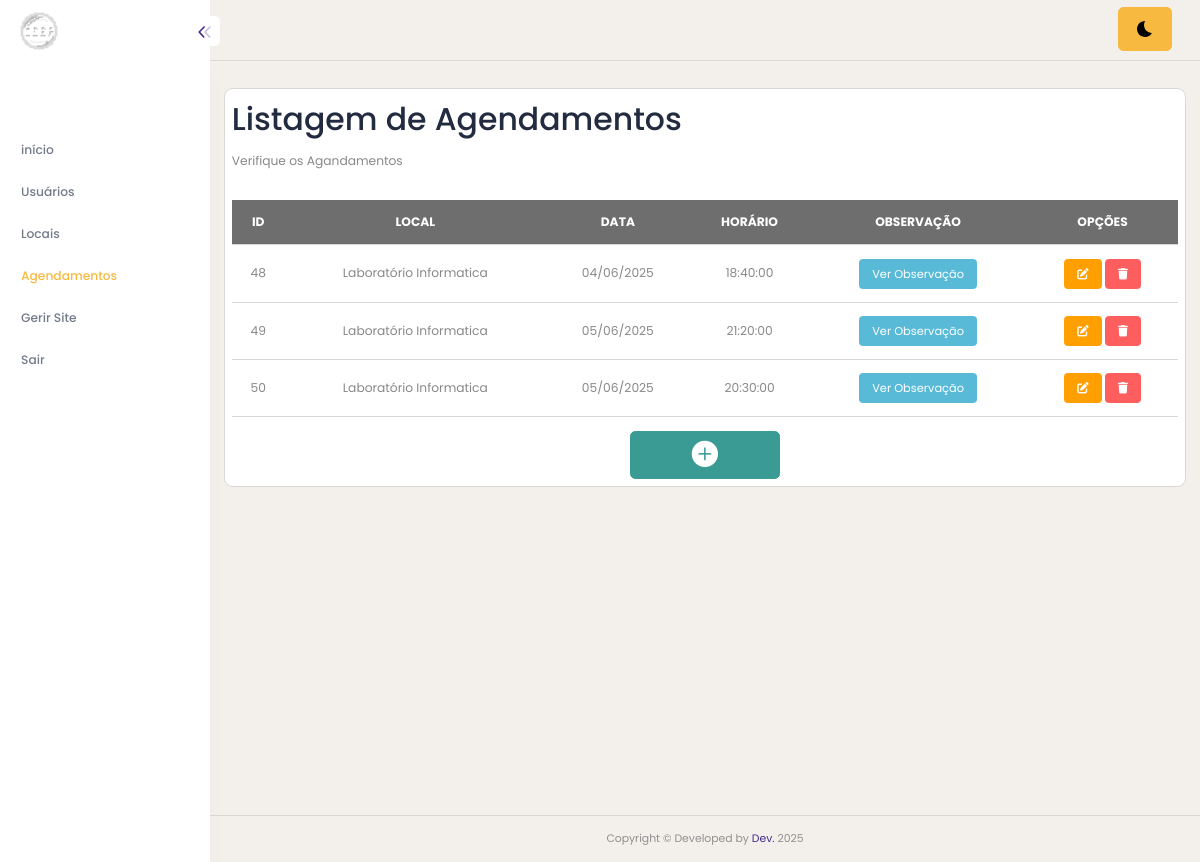
/agendas-pesquisar.php (signed in), run on an earlier commit of the app's database.
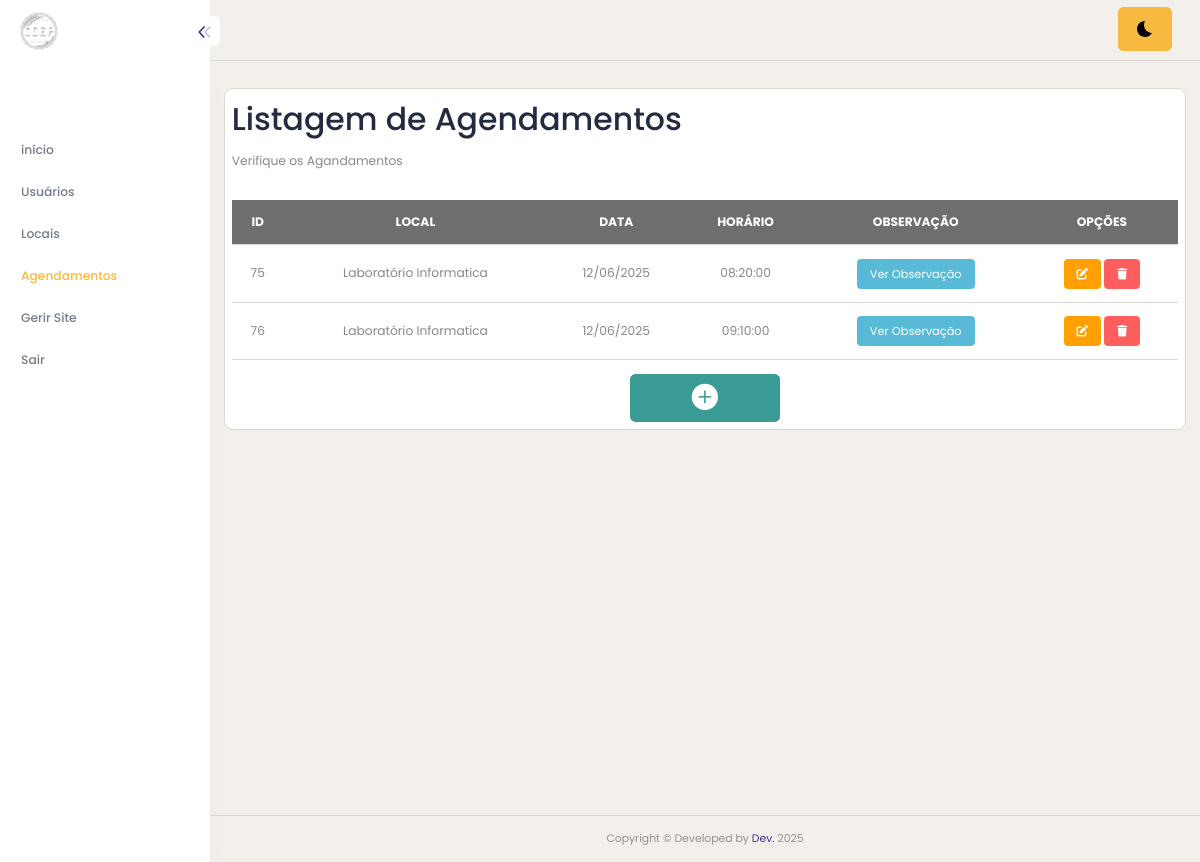
And on a later commit of the database.
### tables this page shows
CREATE TABLE `agendas` (
  `id` int(11) NOT NULL,
  `usuario_id` int(11) DEFAULT NULL,
  `local_id` int(11) DEFAULT NULL,
  `data` date DEFAULT NULL,
  `arquivo` text DEFAULT NULL,
  `observacao` text DEFAULT NULL,
  `horario` time DEFAULT NULL,
  `horariofin` time NOT NULL
);

CREATE TABLE `locais` (
  `id` int(11) NOT NULL,
  `nome` varchar(100) DEFAULT NULL,
  `status` tinyint(1) DEFAULT NULL,
  `cor` varchar(10) NOT NULL
);

### agendas-pesquisar.php (the view, shortened to what this page needs)
<!DOCTYPE html>
<html lang="pt-BR">
<head>
    <?php include("app-header.php"); ?>
</head>
<body>
    <?php include("app-lateral.php"); ?>
    <div class="content-body" style="min-height: 899px;">
        <div class="container-fluid">
            <div class="row">
                <div class="card p-2">
                    <h1>Listagem de Agendamentos</h1>
                    <p>Verifique os Agandamentos</p>
                    <div class="table-responsive mt-3">
                        <table class="table" id="tabela">
                            <tr class="table-dark text-center">
                                <th>ID</th>
                                <th>LOCAL</th>
                                <th>DATA</th>
                                <th>HORÁRIO</th>
                                <th>OBSERVAÇÃO</th>
                                <th>OPÇÕES</th>
                            </tr>
                            <?php
                            $sql = $conn->prepare("
                     select agendas.*, locais.nome as local
                     from agendas
                     LEFT JOIN locais ON locais.id = agendas.local_id
                            ");
                            $sql->execute();
                            while ($dados = $sql->fetch()) {
                            ?>
                                <tr class="text-center">
                                    <td><?php echo $dados['id']; ?></td>
                                    <td><?php echo $dados['local']; ?></td>
                                    <td><?php
                                        $data = new DateTime($dados['data']);
                                        echo $data->format('d/m/Y'); ?>
                                    </td>
                                    <td><?php
                                        $horario = new DateTime($dados['horario']);
                                        echo $horario->format('H:i:s'); ?>
                                    </td>
                                    <td>
                                        <button class="btn btn-info btn-sm"
                                            onclick="mostrarObs('<?php echo htmlspecialchars(addslashes($dados['observacao'])); ?>')">
                                            Ver Observação
                                        </button>
                                    </td>
                                    <td class="text-center">
                                        <a href="agendas-cadastro.php?id=<?php echo $dados['id']; ?>" class="btn btn-warning btn-sm"><i class="fa-solid fa-pen-to-square"></i></a>
                                        <a href="agendas-deletar.php?id=<?php echo $dados['id']; ?>" class="btn btn-danger btn-sm"><i class="fa-solid fa-trash"></i></a>
                                    </td>
                                </tr>
                            <?php } ?>
                        </table>
                    </div>
                    <div class="row">
                        <div class="text-center">
                            <a href="agendas-cadastro.php" class="btn btn-success" style="width: 150px;"><i class="bi bi-plus-circle-fill fs-2"></i></a>
                        </div>
                    </div>
                </div>
            </div>
        </div>
    </div>
    <?php include("app-footer.php"); ?>
</body>
</html>

### app-header.php (shortened to what this page needs)
<link class="main-css" href="css/style.css" rel="stylesheet">

### app-lateral.php (shortened to what this page needs)
<div id="main-wrapper">
	<div class="nav-header">
		<a href="index.php" class="brand-logo">
		</a>
		<div class="nav-control">
			<div class="hanburger">
				<span class="line">
				</span>
			</div>
		</div>
	</div>
	<div class="header">
		<div class="offset-11 text-end btn btn-secondary mt-2">
			<a class="nav-link bell dz-theme-mode " href="javascript:void(0);">
			</a>
		</div>
	</div>
	<div class="deznav">
		<div class="deznav-scroll">
			<ul class="metismenu" id="menu">
				<li>
					<h4 style="color: white;" class="text-center nav-text">SISTEMA DE <br> AGENDAMENTOS</h4>
				</li>
				<li>
					<a href="index.php" aria-expanded="false">
						<span class="nav-text">início</span>
					</a>
				</li>
				<li>
					<a href="usuarios-pesquisar.php" aria-expanded="false">
						<span class="nav-text">Usuários</span>
					</a>
				</li>
				<li>
					<a href="locais-pesquisar.php" class="" aria-expanded="false">
						<span class="nav-text">Locais</span>
					</a>
				</li>
				<li>
					<a href="agendas-pesquisar.php" class="" aria-expanded="false">
						<span class="nav-text">Agendamentos</span>
					</a>
				</li>
				<li>
					<a href="gerir-site.php" class="" aria-expanded="false">
						<span class="nav-text">Gerir Site</span>
					</a>
				</li>
				<li>
					<a href="sair.php" aria-expanded="false">
						<span class="nav-text">Sair</span>
					</a>
				</li>
			</ul>
		</div>
	</div>

### app-footer.php
<div class="footer out-footer">
	<div class="copyright">
		<p>Copyright © Developed by <a href="https://dexignzone.com/" target="_blank">Dev.</a> <span class="current-year">2024</span></p>
	</div>
</div>
</div>

What changed in the data, as far as the page shows it:
removed agendas: id "48", local.nome "Laboratório Informatica", data "04/06/2025", horario "18:40:00"
removed agendas: id "49", local.nome "Laboratório Informatica", data "05/06/2025", horario "21:20:00"
removed agendas: id "50", local.nome "Laboratório Informatica", data "05/06/2025", horario "20:30:00"
added agendas: id "75", local.nome "Laboratório Informatica", data "12/06/2025", horario "08:20:00"
added agendas: id "76", local.nome "Laboratório Informatica", data "12/06/2025", horario "09:10:00"
